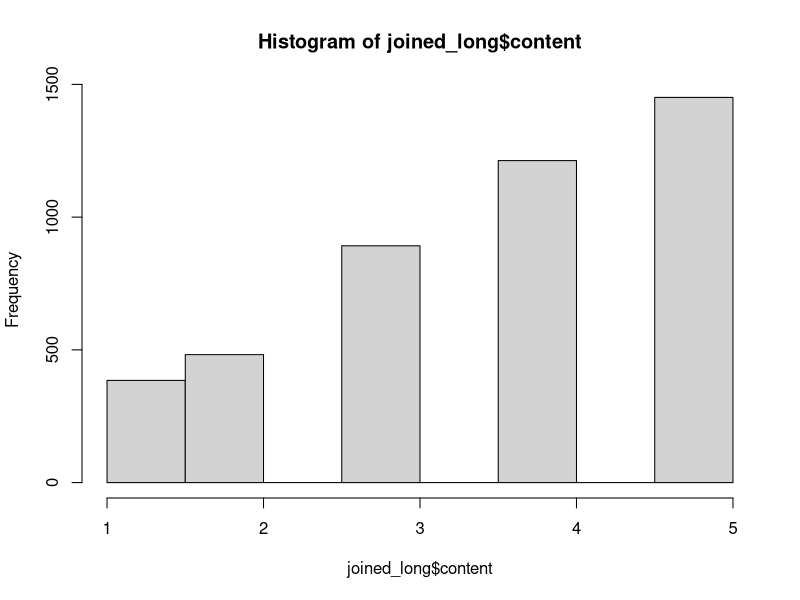

Write the R code that produced this figure. (Note: this script raises an error after producing the figure.)
##library(tidyverse)
library(ggplot2)
library(here)
library(dplyr)
library(tidyr)
library(stringr)
library(readr)

database <- read_csv(here("data", "database_data.csv"))
twilio <- read_csv(here("data", "twilio_data.csv"))

# join select mutate without pivot

joined_long <- inner_join(database, twilio) %>%
          select(session_id, question_id, From, content, assign) %>%
          mutate(content = as.numeric(str_extract(content, "[12345]{1}")))

# basic plots, hist, plot, boxplot

hist(joined_long$content)
plot(joined$question_id, joined$content)
boxplot(content ~ question_id, data = joined_long)

# better versions with ggplot

ggplot(joined_long) +
  geom_histogram(aes(x = content), fill = "red", color = "blue") + 
  xlab("Answer") +
  ylab("") +
  ggtitle("Histogram")


# group by question id and summarize content

jdf <- joined_long %>% group_by(question_id) %>%
  summarize(content_mean = mean(content, na.rm = TRUE))


# basic plot question means

plot(jdf$question_id, jdf$content_mean, ylim = c(1,5))

# better plot question means

ggplot(jdf) +
  geom_col(aes(x=question_id, y=content_mean)) +
  xlab("Question ID") + 
  ylab("Mean Response") +
  ggtitle("Mean Response by Question")

# join with pivot


# group and summarize by number            


# simple histogram

# histogram of means

# better histogram of means



# recode time points

joined$timepoint <- recode(joined$assign, `Lab 1a` = 1, `Lab 1b` = 3, `Lab 2a` = 4, `Lab 2b` = 6, `Lab 3a` = 8, `Lab 3b` = 10, 
                       `Lab 4a` = 11, `Lab 4b` = 13, `Lab 5a` = 15, `Lab 5b` = 16, `Lab 6` = 18, `Exam 1` = 2,`Exam 2` = 7,
                       `timed 1` = 5, `timed 2` = 9, `timed 3` = 12, `timed 4` = 14, `timed 5` = 17)


summ_df$timepoint <- recode(summ_df$assign, `Lab 1a` = 1, `Lab 1b` = 3, `Lab 2a` = 4, `Lab 2b` = 6, `Lab 3a` = 8, `Lab 3b` = 10, 
                           `Lab 4a` = 11, `Lab 4b` = 13, `Lab 5a` = 15, `Lab 5b` = 16, `Lab 6` = 18, `Exam 1` = 2,`Exam 2` = 7,
                           `timed 1` = 5, `timed 2` = 9, `timed 3` = 12, `timed 4` = 14, `timed 5` = 17)


# group and summarize by assignment


# plot assignment against timepoint





